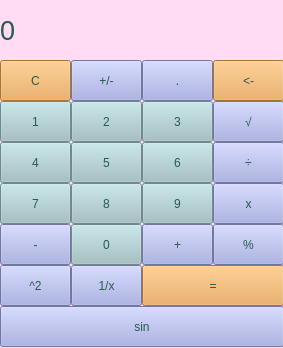
<?xml version="1.0" encoding="UTF-8"?>
<ui version="4.0">
 <class>MainWindow</class>
 <widget class="QMainWindow" name="MainWindow">
  <property name="geometry">
   <rect>
    <x>0</x>
    <y>0</y>
    <width>283</width>
    <height>348</height>
   </rect>
  </property>
  <property name="windowTitle">
   <string>MainWindow</string>
  </property>
  <property name="styleSheet">
   <string notr="true">background-color: rgb(255, 220, 243);
colorr: black;</string>
  </property>
  <widget class="QWidget" name="centralwidget">
   <widget class="QPushButton" name="pushButton_c">
    <property name="geometry">
     <rect>
      <x>0</x>
      <y>60</y>
      <width>71</width>
      <height>41</height>
     </rect>
    </property>
    <property name="styleSheet">
     <string notr="true">border-bottom: 1 px solid grey;
background-color: rgb(234, 163, 75);
color: rgb(40, 90, 78);
</string>
    </property>
    <property name="text">
     <string>C</string>
    </property>
   </widget>
   <widget class="QPushButton" name="pushButton_pm">
    <property name="geometry">
     <rect>
      <x>71</x>
      <y>60</y>
      <width>71</width>
      <height>41</height>
     </rect>
    </property>
    <property name="styleSheet">
     <string notr="true">border-bottom: 1 px solid grey;
background-color: rgb(159, 166, 227);
color: rgb(40, 90, 78);
</string>
    </property>
    <property name="text">
     <string>+/-</string>
    </property>
   </widget>
   <widget class="QPushButton" name="pushButton_pnt">
    <property name="geometry">
     <rect>
      <x>142</x>
      <y>60</y>
      <width>71</width>
      <height>41</height>
     </rect>
    </property>
    <property name="styleSheet">
     <string notr="true">border-bottom: 1 px solid grey;
background-color: rgb(159, 166, 227);
color: rgb(40, 90, 78);
</string>
    </property>
    <property name="text">
     <string>.</string>
    </property>
   </widget>
   <widget class="QLabel" name="label">
    <property name="geometry">
     <rect>
      <x>0</x>
      <y>0</y>
      <width>271</width>
      <height>60</height>
     </rect>
    </property>
    <property name="font">
     <font>
      <pointsize>20</pointsize>
     </font>
    </property>
    <property name="styleSheet">
     <string notr="true">QLabel{
qproperty-alignment: 'AlignVCenter | AlignRight';
background-color: rgb(255, 220, 243);
color: rgb(40, 90, 78)

}
</string>
    </property>
    <property name="text">
     <string>0</string>
    </property>
   </widget>
   <widget class="QPushButton" name="pushButton_bs">
    <property name="geometry">
     <rect>
      <x>213</x>
      <y>60</y>
      <width>71</width>
      <height>41</height>
     </rect>
    </property>
    <property name="styleSheet">
     <string notr="true">border-bottom: 1 px solid grey;
background-color: rgb(234, 163, 75);
color: rgb(40, 90, 78);
</string>
    </property>
    <property name="text">
     <string>&lt;-</string>
    </property>
   </widget>
   <widget class="QPushButton" name="pushButton_n2">
    <property name="geometry">
     <rect>
      <x>71</x>
      <y>101</y>
      <width>71</width>
      <height>41</height>
     </rect>
    </property>
    <property name="styleSheet">
     <string notr="true">border-bottom: 1 px solid grey;
background-color: rgb(159, 192, 195);
color: rgb(40, 90, 78);
</string>
    </property>
    <property name="text">
     <string>2</string>
    </property>
   </widget>
   <widget class="QPushButton" name="pushButton_n3">
    <property name="geometry">
     <rect>
      <x>142</x>
      <y>101</y>
      <width>71</width>
      <height>41</height>
     </rect>
    </property>
    <property name="styleSheet">
     <string notr="true">border-bottom: 1 px solid grey;
background-color: rgb(159, 192, 195);
color: rgb(40, 90, 78);
</string>
    </property>
    <property name="text">
     <string>3</string>
    </property>
   </widget>
   <widget class="QPushButton" name="pushButton_r">
    <property name="geometry">
     <rect>
      <x>213</x>
      <y>101</y>
      <width>71</width>
      <height>41</height>
     </rect>
    </property>
    <property name="styleSheet">
     <string notr="true">border-bottom: 1 px solid grey;
background-color: rgb(159, 166, 227);
color: rgb(40, 90, 78);
</string>
    </property>
    <property name="text">
     <string>√</string>
    </property>
   </widget>
   <widget class="QPushButton" name="pushButton_n1">
    <property name="geometry">
     <rect>
      <x>0</x>
      <y>101</y>
      <width>71</width>
      <height>41</height>
     </rect>
    </property>
    <property name="styleSheet">
     <string notr="true">border-bottom: 1 px solid grey;
background-color: rgb(159, 192, 195);
color: rgb(40, 90, 78);
</string>
    </property>
    <property name="text">
     <string>1</string>
    </property>
   </widget>
   <widget class="QPushButton" name="pushButton_n5">
    <property name="geometry">
     <rect>
      <x>71</x>
      <y>142</y>
      <width>71</width>
      <height>41</height>
     </rect>
    </property>
    <property name="styleSheet">
     <string notr="true">border-bottom: 1 px solid grey;
background-color: rgb(159, 192, 195);
color: rgb(40, 90, 78);
</string>
    </property>
    <property name="text">
     <string>5</string>
    </property>
   </widget>
   <widget class="QPushButton" name="pushButton_n6">
    <property name="geometry">
     <rect>
      <x>142</x>
      <y>142</y>
      <width>71</width>
      <height>41</height>
     </rect>
    </property>
    <property name="styleSheet">
     <string notr="true">border-bottom: 1 px solid grey;
background-color: rgb(159, 192, 195);
color: rgb(40, 90, 78);
</string>
    </property>
    <property name="text">
     <string>6</string>
    </property>
   </widget>
   <widget class="QPushButton" name="pushButton_d">
    <property name="geometry">
     <rect>
      <x>213</x>
      <y>142</y>
      <width>71</width>
      <height>41</height>
     </rect>
    </property>
    <property name="styleSheet">
     <string notr="true">border-bottom: 1 px solid grey;
background-color: rgb(159, 166, 227);
color: rgb(40, 90, 78);
</string>
    </property>
    <property name="text">
     <string>÷</string>
    </property>
   </widget>
   <widget class="QPushButton" name="pushButton_n4">
    <property name="geometry">
     <rect>
      <x>0</x>
      <y>142</y>
      <width>71</width>
      <height>41</height>
     </rect>
    </property>
    <property name="styleSheet">
     <string notr="true">border-bottom: 1 px solid grey;
background-color: rgb(159, 192, 195);
color: rgb(40, 90, 78);
</string>
    </property>
    <property name="text">
     <string>4</string>
    </property>
   </widget>
   <widget class="QPushButton" name="pushButton_n8">
    <property name="geometry">
     <rect>
      <x>71</x>
      <y>183</y>
      <width>71</width>
      <height>41</height>
     </rect>
    </property>
    <property name="styleSheet">
     <string notr="true">border-bottom: 1 px solid grey;
background-color: rgb(159, 192, 195);
color: rgb(40, 90, 78);
</string>
    </property>
    <property name="text">
     <string>8</string>
    </property>
   </widget>
   <widget class="QPushButton" name="pushButton_n9">
    <property name="geometry">
     <rect>
      <x>142</x>
      <y>183</y>
      <width>71</width>
      <height>41</height>
     </rect>
    </property>
    <property name="styleSheet">
     <string notr="true">border-bottom: 1 px solid grey;
background-color: rgb(159, 192, 195);
color: rgb(40, 90, 78);
</string>
    </property>
    <property name="text">
     <string>9</string>
    </property>
   </widget>
   <widget class="QPushButton" name="pushButton_n7">
    <property name="geometry">
     <rect>
      <x>0</x>
      <y>183</y>
      <width>71</width>
      <height>41</height>
     </rect>
    </property>
    <property name="styleSheet">
     <string notr="true">border-bottom: 1 px solid grey;
background-color: rgb(159, 192, 195);
color: rgb(40, 90, 78);
</string>
    </property>
    <property name="text">
     <string>7</string>
    </property>
   </widget>
   <widget class="QPushButton" name="pushButton_m">
    <property name="geometry">
     <rect>
      <x>213</x>
      <y>183</y>
      <width>71</width>
      <height>41</height>
     </rect>
    </property>
    <property name="styleSheet">
     <string notr="true">border-bottom: 1 px solid grey;
background-color: rgb(159, 166, 227);
color: rgb(40, 90, 78);
</string>
    </property>
    <property name="text">
     <string>x</string>
    </property>
   </widget>
   <widget class="QPushButton" name="pushButton_plus">
    <property name="geometry">
     <rect>
      <x>142</x>
      <y>224</y>
      <width>71</width>
      <height>41</height>
     </rect>
    </property>
    <property name="styleSheet">
     <string notr="true">border-bottom: 1 px solid grey;
background-color: rgb(159, 166, 227);
color: rgb(40, 90, 78);
</string>
    </property>
    <property name="text">
     <string>+</string>
    </property>
   </widget>
   <widget class="QPushButton" name="pushButton_n0">
    <property name="geometry">
     <rect>
      <x>71</x>
      <y>224</y>
      <width>71</width>
      <height>41</height>
     </rect>
    </property>
    <property name="styleSheet">
     <string notr="true">border-bottom: 1 px solid grey;
background-color: rgb(159, 192, 195);
color: rgb(40, 90, 78);
</string>
    </property>
    <property name="text">
     <string>0</string>
    </property>
   </widget>
   <widget class="QPushButton" name="pushButton_p">
    <property name="geometry">
     <rect>
      <x>213</x>
      <y>224</y>
      <width>71</width>
      <height>41</height>
     </rect>
    </property>
    <property name="styleSheet">
     <string notr="true">border-bottom: 1 px solid grey;
background-color: rgb(159, 166, 227);
color: rgb(40, 90, 78);
</string>
    </property>
    <property name="text">
     <string>%</string>
    </property>
   </widget>
   <widget class="QPushButton" name="pushButton_minus">
    <property name="geometry">
     <rect>
      <x>0</x>
      <y>224</y>
      <width>71</width>
      <height>41</height>
     </rect>
    </property>
    <property name="styleSheet">
     <string notr="true">border-bottom: 1 px solid grey;
background-color: rgb(159, 166, 227);
color: rgb(40, 90, 78);
</string>
    </property>
    <property name="text">
     <string>-</string>
    </property>
   </widget>
   <widget class="QPushButton" name="pushButton_eq">
    <property name="geometry">
     <rect>
      <x>142</x>
      <y>265</y>
      <width>142</width>
      <height>41</height>
     </rect>
    </property>
    <property name="styleSheet">
     <string notr="true">border-bottom: 1 px solid grey;
background-color: rgb(234, 163, 75);
color: rgb(40, 90, 78);
MainWindow::on_pushButton_c_clicked()</string>
    </property>
    <property name="text">
     <string>=</string>
    </property>
   </widget>
   <widget class="QPushButton" name="pushButton_square">
    <property name="geometry">
     <rect>
      <x>0</x>
      <y>265</y>
      <width>71</width>
      <height>41</height>
     </rect>
    </property>
    <property name="styleSheet">
     <string notr="true">border-bottom: 1 px solid grey;
background-color: rgb(159, 166, 227);
color: rgb(40, 90, 78);
</string>
    </property>
    <property name="text">
     <string>^2</string>
    </property>
   </widget>
   <widget class="QPushButton" name="pushButton_reverse">
    <property name="geometry">
     <rect>
      <x>71</x>
      <y>265</y>
      <width>71</width>
      <height>41</height>
     </rect>
    </property>
    <property name="styleSheet">
     <string notr="true">border-bottom: 1 px solid grey;
background-color: rgb(159, 166, 227);
color: rgb(40, 90, 78);
</string>
    </property>
    <property name="text">
     <string>1/x</string>
    </property>
   </widget>
   <widget class="QPushButton" name="pushButton_sin">
    <property name="geometry">
     <rect>
      <x>0</x>
      <y>306</y>
      <width>284</width>
      <height>41</height>
     </rect>
    </property>
    <property name="styleSheet">
     <string notr="true">border-bottom: 1 px solid grey;
background-color: rgb(159, 166, 227);
color: rgb(40, 90, 78);
</string>
    </property>
    <property name="text">
     <string>sin</string>
    </property>
   </widget>
  </widget>
 </widget>
 <resources/>
 <connections/>
</ui>
